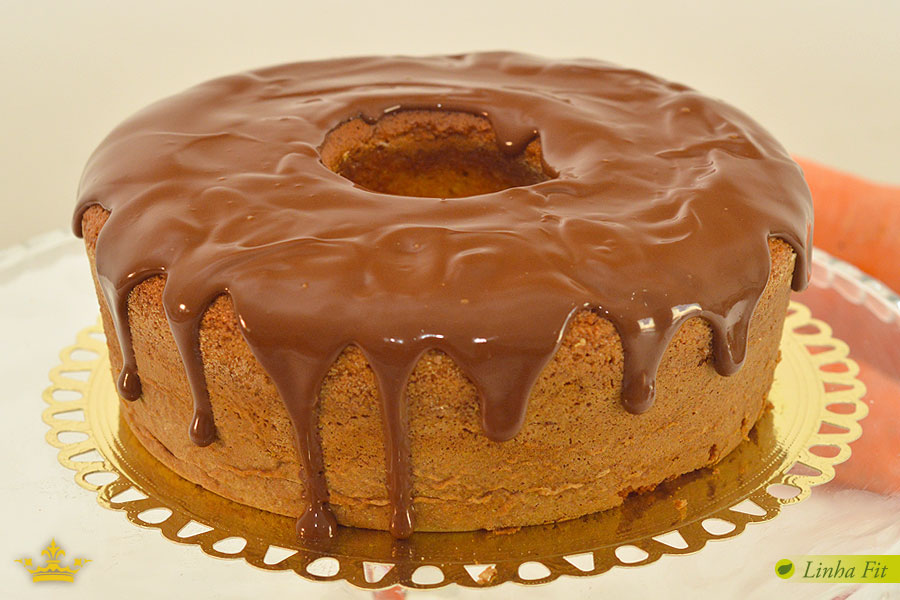
#> input picture bolo1.jpg, 900 x 600 px
$ python operacaoGeometrica.py
#> lines starting #> are read from the running program, lines starting #| are printed output that depends on the picture
import numpy as np
from PIL import Image
import math


def reflexao (mat , m , n ,eixo):
    x = lambda x : x
    y = lambda y : y
    saida = np.zeros([m,n])
    if eixo == 1 :
        x = lambda x: m -1 -x
    else:
        y = lambda y: n-1 -y
    for i in range(m):
        for j in range(n):
            saida[i,j] = mat[x(i),y(j)]
    img  = Image.fromarray(saida)
    Image._show(img)


'''def rotacao(mat, m , n , angulo):
   # usando centro da imagem utilizado como centro de rotação
    x0  = 0.5 * (m)
    y0  = 0.5 * (n)
    #calcula o novo x e y do pixel da imagem
    x  = lambda x, y:int( x*math.cos(math.radians(angulo)) - y*math.sin(math.radians(angulo)))
    y  = lambda x,y: int (x*math.cos(angulo) + y*math.sin(angulo))
    saida = np.zeros([m,n])
   # a  = abs(int(x(m-1,n-1) + x0))
    #b  = abs(int(y(m-1,n-1) + y0))
    saida = np.zeros([m,n])
    #print('m:{} n: {}'.format(a,b))
    for i in range(m):
        for j in range(n):
            xb = int(x(i-x0,j-y0) + x0)
            yb = int(y(i-x0,j-y0) + y0)
            #print(xb,yb)
            if  xb < m and xb >=0 and yb >= 0 and yb < n:
                saida[i,j] = mat[xb,yb]
    img = Image.fromarray(saida)
    Image._show(img)
 '''


if __name__ == '__main__':
    img  = Image.open('bolo1.jpg')
#> img is the input picture: PIL image 900x600 RGB; mean R, G, B 188.3, 142.3, 98.6
    #Image._show(img)
    img  = img.convert('L')
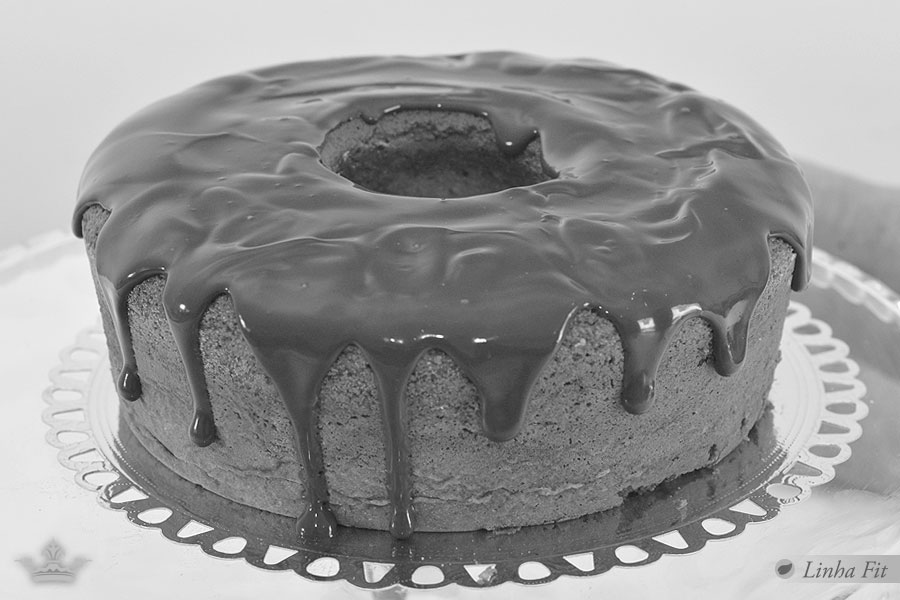
#> img: PIL image 900x600 L; min 13, max 255, mean 151.1
    matriz = np.asarray(img)
    while(True):
        print("1: reflexao no eixo x")
        print("2: reflexao no eixo y")
        print("0: sair")
        eixo = input()
        if eixo =='0':
            break
        else:
            m,n = matriz.shape
            print("m: {} n: {}".format(m , n))
            #rotacao(matriz,m,n,int(eixo))
#> (the run stopped early here; a loop or call above may not have finished)

$ run again, with bolo2.jpg copied over bolo1.jpg
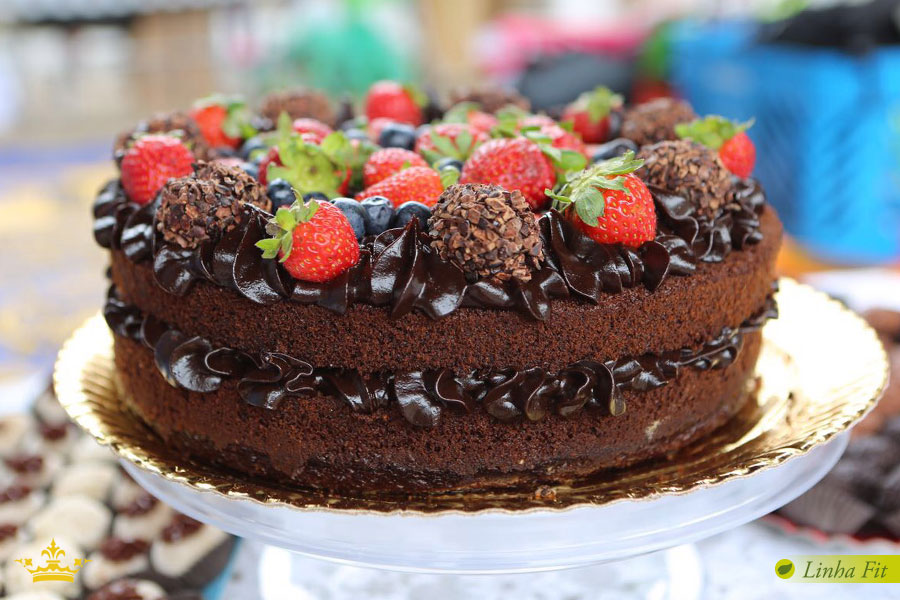
#> input picture bolo2.jpg, 900 x 600 px
#> img is the input picture: PIL image 900x600 RGB; mean R, G, B 141.2, 128.8, 125.2
#> `img  = img.convert('L')`:
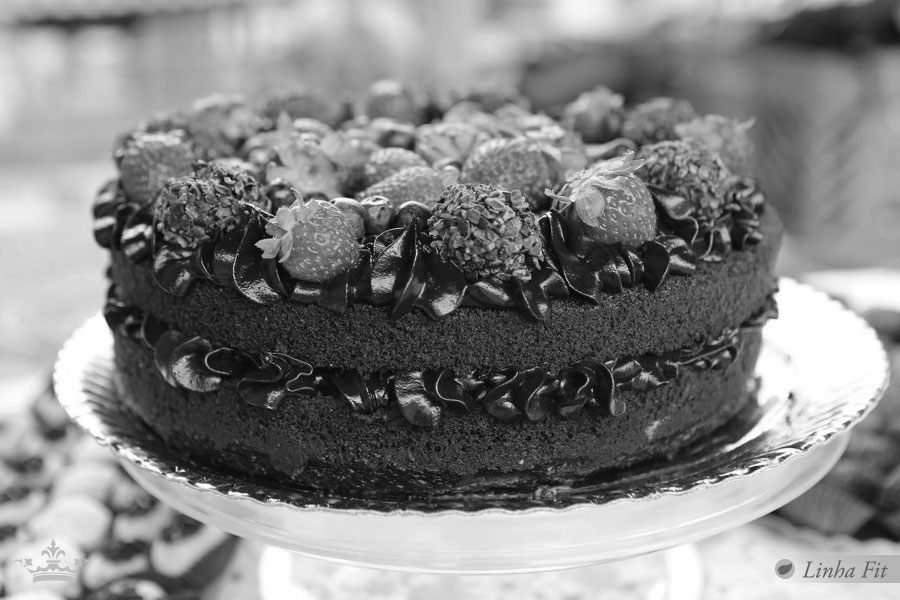
#> img: PIL image 900x600 L; min 1, max 255, mean 132.1
